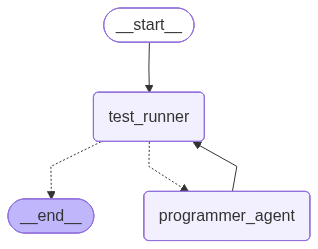

Reproduce this figure in Python.
import os
from langgraph.graph import END, START, StateGraph
from nodes import programmer_agent_node, test_runner_node
from state import AgentState


def route_after_test_run(state: AgentState) -> str:
    """Routing function that acts as the loop guardrail.

    Determines whether to continue debugging, end on success, or end to prevent
    infinite loops when limits are reached.
    """
    current_status = state["status"]
    iterations = state["iteration_count"]

    if current_status == "success":
        print("\n[Router] >>> SUCCESS: All unit tests passed! Routing to END.")
        return END

    if iterations >= 3:
        print(
            f"\n[Router] >>> TERMINATED: Reached iteration limit ({iterations}/3) with failing tests. Routing to END."
        )
        return END

    print(
        f"\n[Router] >>> FAILED: Tests failed at iteration {iterations}. Routing to programmer_agent_node."
    )
    return "programmer_agent"


# Build the Graph Workflow
builder = StateGraph(AgentState)

# 1. Register nodes
builder.add_node("test_runner", test_runner_node)
builder.add_node("programmer_agent", programmer_agent_node)

# 2. Establish connections
builder.add_edge(START, "test_runner")

# 3. Establish cyclic conditional edge from test_runner node
builder.add_conditional_edges(
    "test_runner",
    route_after_test_run,
    {
        "programmer_agent": "programmer_agent",
        END: END,
    },
)

# 4. Connect programmer back to test runner to verify fixes
builder.add_edge("programmer_agent", "test_runner")

# Compile the execution graph
graph = builder.compile()


def generate_visualization():
    """Generates and saves the graph architecture visualization."""
    # Attempt to output PNG diagram of compiled graph using Mermaid
    try:
        png_data = graph.get_graph().draw_mermaid_png()
        with open("graph.png", "wb") as f:
            f.write(png_data)
        print("Graph diagram successfully generated and saved to: graph.png")
    except Exception as e:
        print(
            f"Note: Could not generate graph.png natively (needs pygraphviz/mermaid dependencies): {e}"
        )

    # Save raw Mermaid text fallback so the user can easily render it in markdown
    try:
        mermaid_markup = graph.get_graph().draw_mermaid()
        with open("graph.mermaid", "w", encoding="utf-8") as f:
            f.write(mermaid_markup)
        print(
            "Graph raw Mermaid structure saved to: graph.mermaid (Open in any Mermaid viewer)"
        )
    except Exception as e:
        print(f"Could not write graph.mermaid representation: {e}")


if __name__ == "__main__":
    print("====================================================")
    print("  Stateful Multi-Agent Debugger (LangGraph System)   ")
    print("====================================================\n")

    # Generate graph documentation assets
    generate_visualization()

    # Check if target_code.py and test_suite.py exist in the current working directory
    target_file = "target_code.py"
    test_file = "test_suite.py"

    use_files = os.path.exists(target_file) and os.path.exists(test_file)

    if use_files:
        print(f"[CLI] Found target files on disk: '{target_file}' and '{test_file}'")
        print("Ingesting contents...")
        with open(target_file, "r", encoding="utf-8") as f:
            code_content = f.read()
        with open(test_file, "r", encoding="utf-8") as f:
            test_suite_code = f.read()
    else:
        print(f"[CLI] '{target_file}' or '{test_file}' not found in the current directory.")
        print("Falling back to the self-contained Fibonacci demo...\n")

        # Define a buggy Fibonacci calculator function to test
        code_content = """def fibonacci(n: int) -> int:
    \"\"\"Calculates the n-th Fibonacci number.
    Contains bugs: bad base cases and bad indices.
    \"\"\"
    if n == 0:
        return 0
    elif n == 1:
        return 1
    # BUG: recursive step has (n-3) instead of (n-2)
    return fibonacci(n - 1) + fibonacci(n - 3)
"""

        # Define the corresponding correct test suite
        test_suite_code = """from target_code import fibonacci

def test_fibonacci_base():
    assert fibonacci(0) == 0
    assert fibonacci(1) == 1

def test_fibonacci_values():
    assert fibonacci(2) == 1
    assert fibonacci(3) == 2
    assert fibonacci(4) == 3
    assert fibonacci(5) == 5
    assert fibonacci(6) == 8
"""

    # Initialize Graph State
    initial_state = {
        "code_content": code_content,
        "test_suite_code": test_suite_code,
        "test_logs": "",
        "iteration_count": 0,
        "status": "pending",
    }

    # Verify model configuration
    gemini_key = os.environ.get("GEMINI_API_KEY")
    openai_key = os.environ.get("OPENAI_API_KEY")
    if not gemini_key and not openai_key:
        print("\n[WARNING] Neither GEMINI_API_KEY nor OPENAI_API_KEY detected.")
        print(
            "Graph will run but LLM invocations will fail unless API keys are set."
        )
        print("Set API keys using: export GEMINI_API_KEY='your_key'")

    print("\nStarting agent workflow execution...\n")

    # Run the compiled graph with the initial state inputs
    final_output = graph.invoke(initial_state)

    print("\n====================================================")
    print("                  FINAL GRAPH STATE                 ")
    print("====================================================")
    print(f"Execution Status: {final_output.get('status')}")
    print(f"Total Iterations: {final_output.get('iteration_count')}")
    print("\n--- FINAL CODE ---")
    print(final_output.get("code_content"))

    # If successfully corrected external files, save the result to a new file
    if use_files and final_output.get("status") == "success":
        output_file = "fixed_target_code.py"
        print(f"\n[CLI] Success! Saving the corrected code to '{output_file}'...")
        with open(output_file, "w", encoding="utf-8") as f:
            f.write(final_output.get("code_content"))
        print(f"[CLI] File saved successfully as '{output_file}'.")
    print("====================================================")
